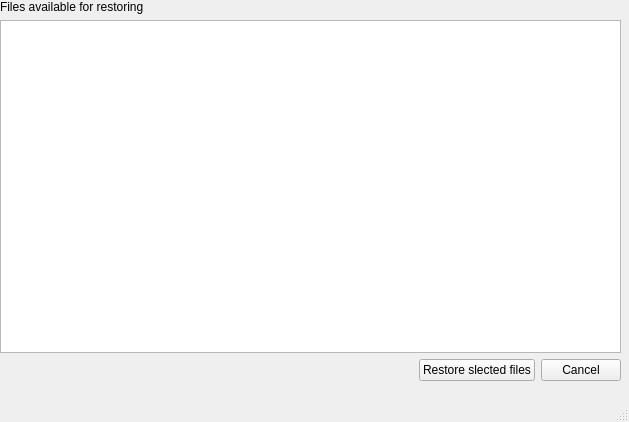
<ui version="4.0" >
 <class>MainWindow</class>
 <widget class="QMainWindow" name="MainWindow" >
  <property name="geometry" >
   <rect>
    <x>0</x>
    <y>0</y>
    <width>629</width>
    <height>422</height>
   </rect>
  </property>
  <property name="windowTitle" >
   <string>Synkron - file restore</string>
  </property>
  <property name="windowIcon" >
   <iconset resource="resources.qrc" >:/new/prefix1/images/Synkron16.png</iconset>
  </property>
  <widget class="QWidget" name="centralwidget" >
   <widget class="QWidget" name="gridLayout" >
    <property name="geometry" >
     <rect>
      <x>0</x>
      <y>0</y>
      <width>621</width>
      <height>381</height>
     </rect>
    </property>
    <layout class="QGridLayout" >
     <property name="margin" >
      <number>0</number>
     </property>
     <property name="spacing" >
      <number>6</number>
     </property>
     <item row="0" column="0" >
      <widget class="QLabel" name="label" >
       <property name="text" >
        <string>Files available for restoring</string>
       </property>
      </widget>
     </item>
     <item row="2" column="0" >
      <layout class="QGridLayout" >
       <property name="margin" >
        <number>0</number>
       </property>
       <property name="spacing" >
        <number>6</number>
       </property>
       <item row="0" column="0" >
        <spacer>
         <property name="orientation" >
          <enum>Qt::Horizontal</enum>
         </property>
         <property name="sizeHint" >
          <size>
           <width>40</width>
           <height>20</height>
          </size>
         </property>
        </spacer>
       </item>
       <item row="0" column="1" >
        <widget class="QPushButton" name="restoreButton" >
         <property name="text" >
          <string>Restore slected files</string>
         </property>
        </widget>
       </item>
       <item row="0" column="2" >
        <widget class="QPushButton" name="cancelButton" >
         <property name="text" >
          <string>Cancel</string>
         </property>
        </widget>
       </item>
      </layout>
     </item>
     <item row="1" column="0" >
      <widget class="QListWidget" name="restoreList" />
     </item>
    </layout>
   </widget>
  </widget>
  <widget class="QMenuBar" name="menubar" >
   <property name="geometry" >
    <rect>
     <x>0</x>
     <y>0</y>
     <width>629</width>
     <height>21</height>
    </rect>
   </property>
  </widget>
  <widget class="QStatusBar" name="statusbar" />
 </widget>
 <resources>
  <include location="resources.qrc" />
 </resources>
 <connections/>
</ui>
